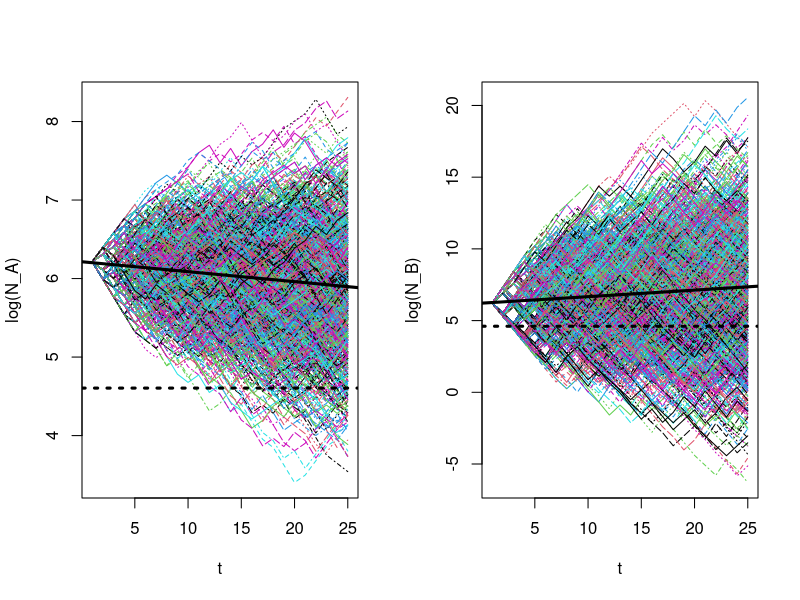

This figure's R source:
R_A = c(1.1, 0.9, 1.2, 0.8)
R_B = c(2.0, 0.4, 3.0, 0.5)

r_A = mean(log(R_A))
r_B = mean(log(R_B))

sig_A = mean((log(R_A) - r_A)^2)
sig_B = mean((log(R_B) - r_B)^2)

# Set number of time steps
Tmax = 25
# Set number of replications
reps = 1000
# Set initial condition
N0 = 500
# Initialize a matrix of instances (columns)
N_A = matrix(N0, nrow=Tmax, ncol=reps)
N_B = matrix(N0, nrow=Tmax, ncol=reps)

# Run all simulations at once
for(t in 2:Tmax) {
  N_A[t,]=N_A[t-1,]*sample(x=R_A, size=reps, replace = TRUE)
  N_B[t,]=N_B[t-1,]*sample(x=R_B, size=reps, replace = TRUE)
}

under100A = 0
under100B = 0
for(r in 1:reps){
  if (N_A[Tmax,r] <= 100){
    under100A = under100A + 1
  }
  if (N_B[Tmax,r] <= 100){
    under100B = under100B + 1
  }
}

#attach(mtcars)
par(mfrow=c(1,2))

# Plot the results and the mean trend line
matplot(log(N_A),type="l",xlab="t")
abline(a = log(N0), b = mean(log(R_A)),lwd=3)
abline(a = log(100), b = 0,lty="dotted",lwd=3)

matplot(log(N_B),type="l",xlab="t")
abline(a = log(N0), b = mean(log(R_B)),lwd=3)
abline(a = log(100), b = 0,lty="dotted",lwd=3)

A_ext = sum(N_A[Tmax,] > 2)/reps
B_ext = sum(N_B[Tmax,] > 2)/reps
